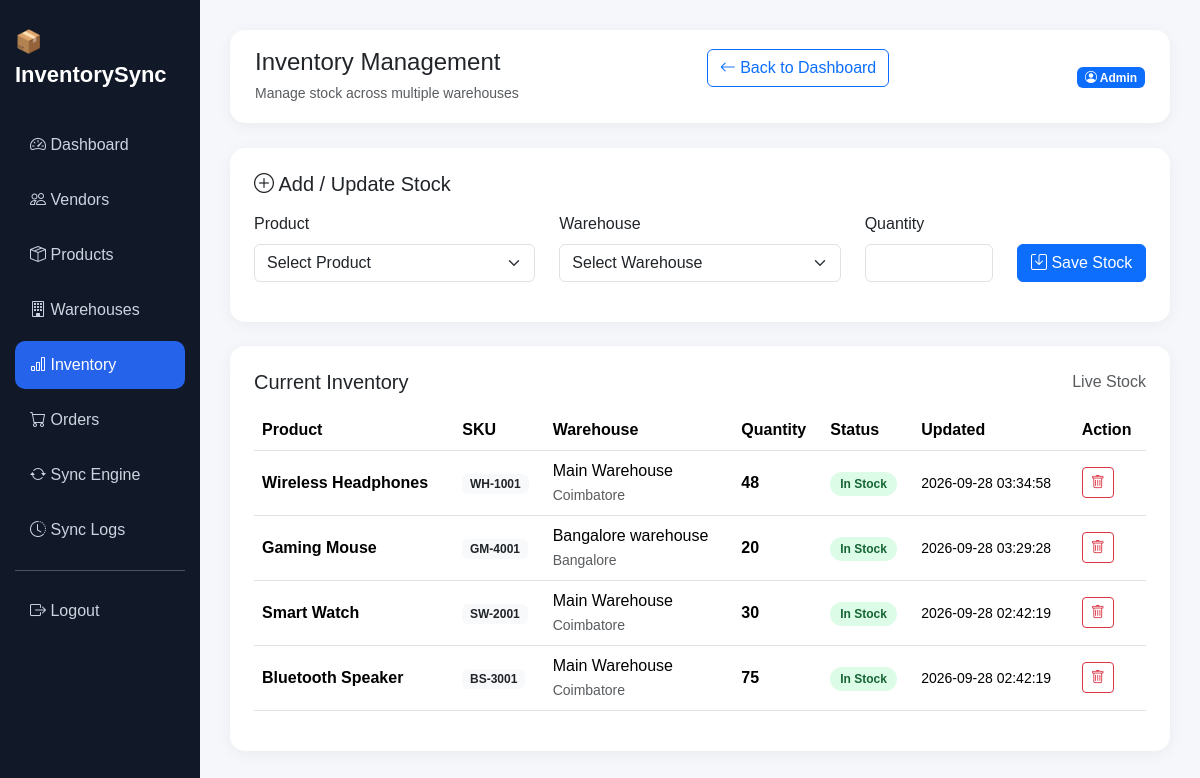
The page /admin/inventory.php (signed in) on the database its author committed.
### tables this page shows
CREATE TABLE `inventory` (
  `id` int(11) NOT NULL,
  `product_id` int(11) NOT NULL,
  `warehouse_id` int(11) NOT NULL,
  `quantity` int(11) DEFAULT 0,
  `updated_at` timestamp NOT NULL DEFAULT current_timestamp() ON UPDATE current_timestamp()
);

CREATE TABLE `products` (
  `id` int(11) NOT NULL,
  `vendor_id` int(11) DEFAULT NULL,
  `product_name` varchar(150) NOT NULL,
  `sku` varchar(100) NOT NULL,
  `price` decimal(10,2) DEFAULT 0.00,
  `status` enum('active','inactive') DEFAULT 'active',
  `created_at` timestamp NOT NULL DEFAULT current_timestamp()
);

CREATE TABLE `warehouses` (
  `id` int(11) NOT NULL,
  `warehouse_name` varchar(150) NOT NULL,
  `location` varchar(200) DEFAULT NULL,
  `status` enum('active','inactive') DEFAULT 'active',
  `created_at` timestamp NOT NULL DEFAULT current_timestamp()
);

### admin/inventory.php (the view, shortened to what this page needs)
<?php
include "../config/db.php";
$inventory = $conn->query(
    "SELECT
        inventory.id,
        products.product_name,
        products.sku,
        warehouses.warehouse_name,
        warehouses.location,
        inventory.quantity,
        inventory.updated_at
     FROM inventory
     INNER JOIN products
        ON inventory.product_id = products.id
     INNER JOIN warehouses
        ON inventory.warehouse_id = warehouses.id
     ORDER BY inventory.updated_at DESC"
);
?>
<!DOCTYPE html>
<html lang="en">
<head>
    <link
        href="https://cdn.jsdelivr.net/npm/bootstrap@5.3.3/dist/css/bootstrap.min.css"
        rel="stylesheet">
    <link
        href="https://cdn.jsdelivr.net/npm/bootstrap-icons@1.11.3/font/bootstrap-icons.css"
        rel="stylesheet">
</head>
<body>
<div class="container-fluid">
    <div class="row">
        <div class="col-md-2 sidebar">
            <div class="brand">
                📦 InventorySync
            </div>
            <a href="dashboard.php">
                <i class="bi bi-speedometer2"></i>
                Dashboard
            </a>
            <a href="vendors.php">
                <i class="bi bi-people"></i>
                Vendors
            </a>
            <a href="products.php">
                <i class="bi bi-box-seam"></i>
                Products
            </a>
            <a href="warehouses.php">
                <i class="bi bi-building"></i>
                Warehouses
            </a>
            <a href="inventory.php" class="active">
                <i class="bi bi-bar-chart"></i>
                Inventory
            </a>
            <a href="orders.php">
                <i class="bi bi-cart"></i>
                Orders
            </a>
            <a href="sync_engine.php">
                <i class="bi bi-arrow-repeat"></i>
                Sync Engine
            </a>
            <a href="sync_logs.php">
                <i class="bi bi-clock-history"></i>
                Sync Logs
            </a>
            <hr>
            <a href="../logout.php">
                <i class="bi bi-box-arrow-right"></i>
                Logout
            </a>
        </div>
        <div class="col-md-10 main">
            <div class="topbar d-flex justify-content-between align-items-center">
                <div>
                    <h4 class="mb-1">Inventory Management</h4>
                    <small class="text-muted">
                        Manage stock across multiple warehouses
                    </small>
                </div>
<a href="dashboard.php" class="btn btn-outline-primary mb-3">
    <i class="bi bi-arrow-left"></i> Back to Dashboard
</a>
                <div>
                    <span class="badge bg-primary">
                        <i class="bi bi-person-circle"></i>
                        Admin
                    </span>
                </div>
            </div>
            <div class="card p-4 mb-4">
                <h5 class="mb-3">
                    <i class="bi bi-plus-circle"></i>
                    Add / Update Stock
                </h5>
                <form method="POST">
                    <div class="row">
                        <div class="col-md-4 mb-3">
                            <label class="form-label">
                                Product
                            </label>
                            <select
                                name="product_id"
                                class="form-select"
                                required>
                                <option value="">
                                    Select Product
                                </option>
                            </select>
                        </div>
                        <div class="col-md-4 mb-3">
                            <label class="form-label">
                                Warehouse
                            </label>
                            <select
                                name="warehouse_id"
                                class="form-select"
                                required>
                                <option value="">
                                    Select Warehouse
                                </option>
                            </select>
                        </div>
                        <div class="col-md-2 mb-3">
                            <label class="form-label">
                                Quantity
                            </label>
                            <input
                                type="number"
                                name="quantity"
                                class="form-control"
                                min="0"
                                required>
                        </div>
                        <div class="col-md-2 mb-3 d-flex align-items-end">
                            <button
                                type="submit"
                                name="save_inventory"
                                class="btn btn-primary w-100">
                                <i class="bi bi-save"></i>
                                Save Stock
                            </button>
                        </div>
                    </div>
                </form>
            </div>
            <div class="card p-4">
                <div class="d-flex justify-content-between mb-3">
                    <h5 class="mb-0">
                        Current Inventory
                    </h5>
                    <span class="text-muted">
                        Live Stock
                    </span>
                </div>
                <div class="table-responsive">
                    <table class="table table-hover">
                        <thead>
                            <tr>
                                <th>Product</th>
                                <th>SKU</th>
                                <th>Warehouse</th>
                                <th>Quantity</th>
                                <th>Status</th>
                                <th>Updated</th>
                                <th>Action</th>
                            </tr>
                        </thead>
                        <tbody>
                        <?php if ($inventory->num_rows > 0): ?>
                            <?php while ($row = $inventory->fetch_assoc()): ?>
                                <tr>
                                    <td>
                                        <strong>
                                            <?php echo htmlspecialchars($row['product_name']); ?>
                                        </strong>
                                    </td>
                                    <td>
                                        <span class="badge bg-light text-dark">
                                            <?php echo htmlspecialchars($row['sku']); ?>
                                        </span>
                                    </td>
                                    <td>
                                        <?php echo htmlspecialchars($row['warehouse_name']); ?>
                                        <br>
                                        <small class="text-muted">
                                            <?php echo htmlspecialchars($row['location']); ?>
                                        </small>
                                    </td>
                                    <td>
                                        <strong>
                                            <?php echo $row['quantity']; ?>
                                        </strong>
                                    </td>
                                    <td>
                                        <?php if ($row['quantity'] == 0): ?>
                                            <span class="stock-out">
                                                Out of Stock
                                            </span>
                                        <?php elseif ($row['quantity'] <= 10): ?>
                                            <span class="stock-low">
                                                Low Stock
                                            </span>
                                        <?php else: ?>
                                            <span class="stock-good">
                                                In Stock
                                            </span>
                                        <?php endif; ?>
                                    </td>
                                    <td>
                                        <small>
                                            <?php echo $row['updated_at']; ?>
                                        </small>
                                    </td>
                                    <td>
                                        <a
                                            href="inventory.php?delete=<?php echo $row['id']; ?>"
                                            class="btn btn-sm btn-outline-danger"
                                            onclick="return confirm('Delete this inventory record?');">
                                            <i class="bi bi-trash"></i>
                                        </a>
                                    </td>
                                </tr>
                            <?php endwhile; ?>
                        <?php endif; ?>
                        </tbody>
                    </table>
                </div>
            </div>
        </div>
    </div>
</div>
</body>
</html>

### admin/inventory.php (style rules this page uses)
body { background: #f5f7fb; font-family: Arial, sans-serif; }
.sidebar { min-height: 100vh; background: #111827; color: white; padding: 25px 15px; }
.brand { font-size: 22px; font-weight: bold; margin-bottom: 30px; }
.sidebar a { display: block; color: #cbd5e1; text-decoration: none; padding: 12px 15px; border-radius: 10px; margin-bottom: 7px; }
.sidebar a:hover, .sidebar a.active { background: #2563eb; color: white; }
.main { padding: 30px; }
.topbar { background: white; padding: 18px 25px; border-radius: 15px; margin-bottom: 25px; box-shadow: 0 3px 15px rgba(0,0,0,0.05); }
.card { border: none; border-radius: 15px; box-shadow: 0 3px 15px rgba(0,0,0,0.05); }
.table { vertical-align: middle; }
.stock-good { background: #dcfce7; color: #166534; padding: 5px 10px; border-radius: 20px; font-size: 12px; font-weight: bold; }

### rows shown on the page
inventory: product.product_name "Wireless Headphones", product.sku "WH-1001", warehouse.warehouse_name "Main Warehouse", warehouse.location "Coimbatore", quantity "48", shows "In Stock", updated_at "2026-09-28 03:34:58"
inventory: product.product_name "Gaming Mouse", product.sku "GM-4001", warehouse.warehouse_name "Bangalore warehouse", warehouse.location "Bangalore", quantity "20", shows "In Stock", updated_at "2026-09-28 03:29:28"
inventory: product.product_name "Smart Watch", product.sku "SW-2001", warehouse.warehouse_name "Main Warehouse", warehouse.location "Coimbatore", quantity "30", shows "In Stock", updated_at "2026-09-28 02:42:19"
inventory: product.product_name "Bluetooth Speaker", product.sku "BS-3001", warehouse.warehouse_name "Main Warehouse", warehouse.location "Coimbatore", quantity "75", shows "In Stock", updated_at "2026-09-28 02:42:19"
